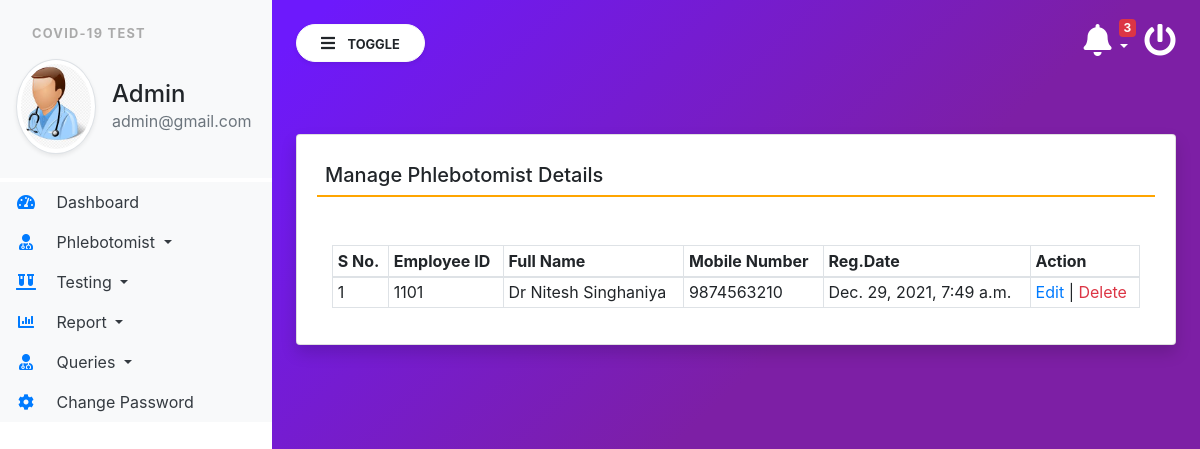
The page /managePhlebotomist (signed in) on the database its author committed.
### covid/models.py (models this page shows, shortened)
class Phlebotomist(models.Model):
    EmpID = models.CharField(max_length=100, null=True)
    FullName = models.CharField(max_length=150, null=True)
    MobileNumber = models.CharField(max_length=15, null=True)
    RegDate = models.DateTimeField(auto_now_add=True)

### covid/views.py (the view)
# urls.py: path('managePhlebotomist', managePhlebotomist, name='managePhlebotomist'),
def managePhlebotomist(request):
    if not request.user.is_authenticated:
        return redirect('admin_login')
    phlebotomist = Phlebotomist.objects.all()
    return render(request, 'managePhlebotomist.html', locals())

### covid/templatetags/custom_tag.py (called while the page is built)
@register.filter(name = 'notification')
def notification(obj):
    test  = Testrecord.objects.filter(ReportStatus="Not Processed yet")
    return test

@register.simple_tag()
def notificationcount(*args, **kwargs):
    testcount  = Testrecord.objects.filter(ReportStatus="Not Processed yet").count()
    return testcount

### covid/templates/managePhlebotomist.html
{% extends 'admin_base.html' %}
{% block main  %}
<div class="card shadow mt-5">
    <div class="card-body">
        <h5 class="p-2" style="border-bottom: 2px solid orange;">Manage Phlebotomist Details</h5>
        <div class="container-fluid mt-5">
            <table class="table table-bordered table-sm" id="example">
                <thead>
                <tr>
                    <th>S No.</th>
                    <th>Employee ID</th>
                    <th>Full Name</th>
                    <th>Mobile Number</th>
                    <th>Reg.Date</th>
                    <th>Action</th>
                </tr>
                </thead>
                <tbody>
                  {% for i in phlebotomist%}
                <tr>
                    <td>{{forloop.counter}}</td>
                    <td>{{i.EmpID}}</td>
                    <td>{{i.FullName}}</td>
                    <td>{{i.MobileNumber}}</td>
                    <td>{{i.RegDate}}</td>
                    <td><a href="{% url 'edit_Phlebotomist' i.id %}" class="text-primary">Edit</a> |
                        <a href="{% url 'delete_Phlebotomist' i.id %}" class="text-danger" onclick="return confirm('Are You Sure?')">Delete</a>
                    </td>
                </tr>
                  {% endfor %}
                </tbody>
            </table>
        </div>
    </div>
</div>
{% endblock %}

### covid/templates/admin_base.html (shortened to what this page needs)
{% load static %}
{% load custom_tag %}
<html lang="en">
<head>
    <link rel="stylesheet" href="https://maxcdn.bootstrapcdn.com/bootstrap/4.3.1/css/bootstrap.min.css">
    <link rel="stylesheet" href="https://use.fontawesome.com/releases/v5.6.3/css/all.css"
>
    <link rel="stylesheet" type="text/css" href="{% static 'css/sidebar.css' %}">
</head>
<body>
<div class="vertical-nav bg-white" id="sidebar">
    <div class="py-4 px-3 mb-1 bg-light">
        <p class="font-weight-bold text-uppercase px-3 small dashboard-text">Covid-19 Test</p>
        <div class="media d-flex align-items-center">
            <img src="{% static 'images/admin.jpg' %}" width="80" height="80"
                 class="mr-3 rounded-circle img-thumbnail shadow-sm">
            <div class="media-body">
                <h4 class="mb-0">Admin</h4>
                <p class="text-muted mb-0">{{request.user.email}}</p>
            </div>
        </div>
    </div>
    <ul class="nav flex-column bg-white">
        <li class="nav-item">
            <a href="{% url 'admin_home' %}" class="nav-link text-dark bg-light">
                <i class="fas fa-tachometer-alt fa-fw mr-3 text-primary"></i>
                Dashboard
            </a>
        </li>
        <li class="nav-item dropdown">
            <a class="nav-link dropdown-toggle text-dark bg-light" href="#" id="navbardrop" data-toggle="dropdown">
                <i class="fas fa-user-md mr-3 text-primary fa-fw"></i> Phlebotomist
            </a>
        </li>
        <li class="nav-item dropdown">
            <a class="nav-link dropdown-toggle text-dark bg-light" href="#" id="navbardrop" data-toggle="dropdown">
                <i class="fas fa-vials mr-3 text-primary fa-fw"></i> Testing
            </a>
        </li>
        <li class="nav-item dropdown">
            <a class="nav-link dropdown-toggle text-dark bg-light" href="#" id="navbardrop" data-toggle="dropdown">
                <i class="fas fa-chart-bar mr-3 text-primary fa-fw"></i> Report
            </a>
        </li>
        <li class="nav-item dropdown">
            <a class="nav-link dropdown-toggle text-dark bg-light" href="#" id="navbardrop" data-toggle="dropdown">
                <i class="fas fa-user-md mr-3 text-primary fa-fw"></i> Queries
            </a>
        </li>
        <li class="nav-item">
            <a href="{% url 'changePassword' %}" class="nav-link text-dark bg-light">
                <i class="fas fa-cog mr-3 text-primary fa-fw"></i>
                Change Password
            </a>
        </li>
    </ul>
</div>
<div class="page-content p-4" id="content">
    <a href="/logout" title="logout" class="float-right text-white"><i class="fas fa-power-off fa-2x"></i></a>
    <div class="container">
        <div class="dropdown">
    <a href="" class="float-right text-white pr-3 dropdown-toggle" id="menu1" data-toggle="dropdown"><span class="badge badge-danger">{% notificationcount %}</span><i class="fas fa-bell fa-2x"> </i>
    </a>
    </div>
        </div>
    <button id="sidebarCollapse" type="button" class="btn btn-light bg-white rounded-pill shadow-sm px-4 mb-4">
        <i class="fas fa-bars mr-2"></i>
        <small class="text-uppercase font-weight-bold">Toggle</small>
    </button>
    {% block main %}
    {% endblock %}
</div>
</body>
</html>

### covid/static/css/sidebar.css (style rules this page uses)
body { background-image : linear-gradient(135.9deg,rgba(109,25,252,1) 16.4%,rgba(125,31,165,1) 56.1%); min-height:100vh; }
.vertical-nav { min-width : 17rem; width : 17rem; height:100vh; position:fixed; top:0; left:0; transition: all 0.4s; }
.page-content { width:calc(100% - 17rem); margin-left:17rem; transition:all 0.4s; }
.dashboard-text { letter-spacing : 0.1em; color : #aaa; }
.badge { position: absolute; top: -5px; right: 25px; }

### rows shown on the page
Phlebotomist: EmpID "1101", FullName "Dr Nitesh Singhaniya", MobileNumber "9874563210", RegDate "Dec. 29, 2021, 7:49 a.m."

### other values the page prints
{{ request.user.email }} "admin@gmail.com"
